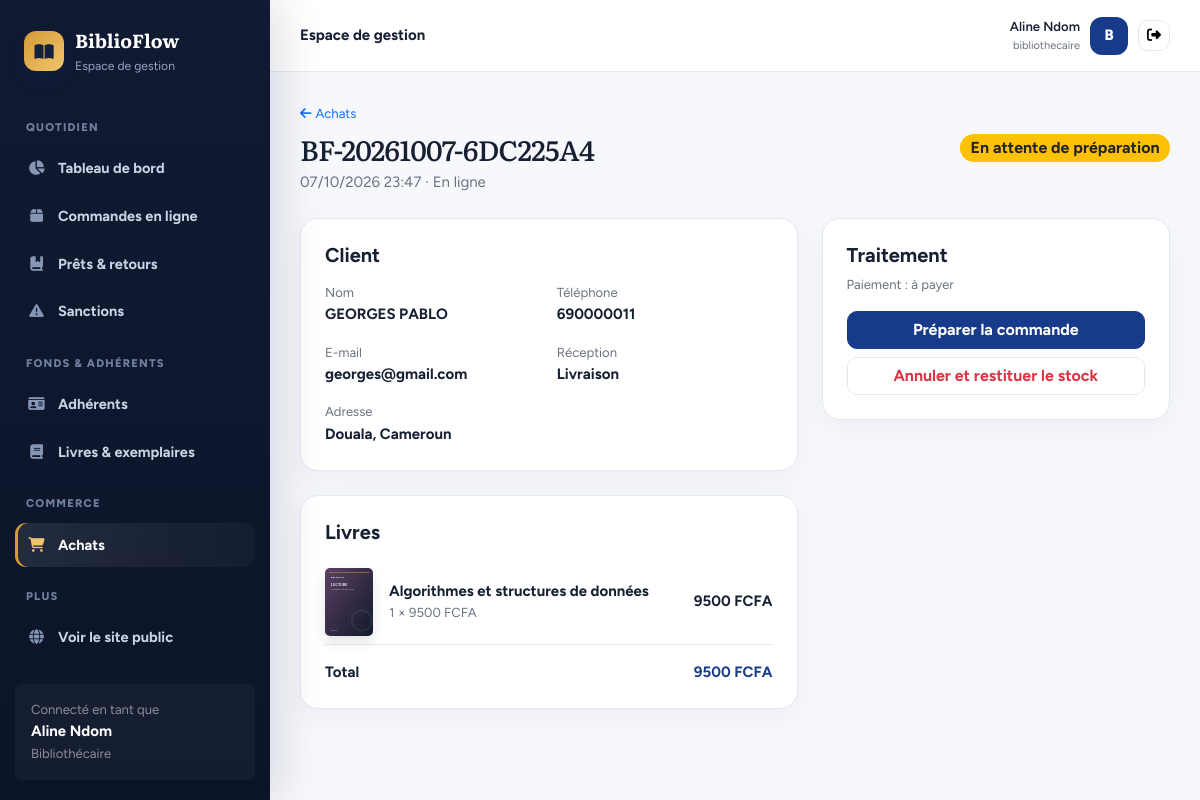
/gestion/achats/2/ (signed in), run on the app's committed database.
### bibliotheque/models.py (models this page shows, shortened)
class Utilisateur(AbstractUser):
    ROLES = [("adherent", "Adhérent"), ("bibliothecaire", "Bibliothécaire"), ("administrateur", "Administrateur")]
    STATUTS = [("en_attente", "En attente de validation"), ("actif", "Actif"), ("suspendu", "Suspendu")]
    first_name = None  # remplacés par nom / prénom
    last_name = None
    nom = models.CharField(max_length=80)
    prenom = models.CharField(max_length=80)
    telephone = models.CharField(max_length=20, blank=True)
    adresse = models.CharField(max_length=200, blank=True)
    role = models.CharField(max_length=20, choices=ROLES, default="adherent")
    statut = models.CharField(max_length=12, choices=STATUTS, default="actif")
    numero_carte = models.CharField(max_length=20, unique=True, null=True, blank=True)
    date_expiration = models.DateField(null=True, blank=True)  # fin de validité de l'adhésion
    suspendu_jusqu = models.DateField(null=True, blank=True)   # emprunts suspendus après un retard
    REQUIRED_FIELDS = ["nom", "prenom", "email"]
    def get_full_name(self):
        return f"{self.prenom} {self.nom}".strip()
    @property
    def est_personnel(self):
        return self.is_superuser or self.role in ("bibliothecaire", "administrateur")

class Achat(models.Model):
    STATUTS = [("en_attente", "En attente de préparation"), ("prete", "Prête"), ("en_livraison", "En livraison"),
               ("terminee", "Terminé"), ("annulee", "Annulé")]
    ACTIFS = ("en_attente", "prete", "en_livraison")
    CANAUX = [("comptoir", "Au comptoir"), ("en_ligne", "En ligne")]
    MODES_PAIEMENT = [("especes", "Espèces"), ("mobile", "Mobile money"), ("carte", "Carte")]
    adherent = models.ForeignKey(Utilisateur, on_delete=models.PROTECT, null=True, blank=True, related_name="achats")
    reference = models.CharField(max_length=24, unique=True, null=True, blank=True)
    date_achat = models.DateTimeField(auto_now_add=True)
    canal = models.CharField(max_length=10, choices=CANAUX, default="comptoir")
    mode_reception = models.CharField(max_length=12, choices=[("retrait", "Retrait"), ("livraison", "Livraison")], default="retrait")
    mode_paiement = models.CharField(max_length=10, choices=MODES_PAIEMENT, blank=True)
    statut_paiement = models.CharField(max_length=12, choices=[("en_attente", "À payer"), ("paye", "Payé"), ("annule", "Annulé")], default="en_attente")
    reference_paiement = models.CharField(max_length=80, blank=True)
    date_paiement = models.DateTimeField(null=True, blank=True)
    adresse_livraison = models.CharField(max_length=250, blank=True)  # vide = retrait à la bibliothèque
    date_limite_retrait = models.DateField(null=True, blank=True)
    client_prenom = models.CharField(max_length=80, blank=True)
    client_nom = models.CharField(max_length=80, blank=True)
    client_email = models.EmailField(blank=True)
    client_telephone = models.CharField(max_length=20, blank=True)
    statut = models.CharField(max_length=14, choices=STATUTS, default="en_attente")
    class Meta:
        ordering = ["-date_achat"]
    @property
    def livraison(self):
        return self.mode_reception == "livraison"
    @property
    def total(self):
        return self.lignes.aggregate(t=Sum(F("quantite") * F("prix_applique")))["t"] or 0
    @property
    def client_nom_complet(self):
        if self.adherent_id:
            return self.adherent.get_full_name()
        return f"{self.client_prenom} {self.client_nom}".strip() or "Client invité"
    @property
    def client_telephone_effectif(self):
        return self.adherent.telephone if self.adherent_id else self.client_telephone
    @property
    def client_email_effectif(self):
        return self.adherent.email if self.adherent_id else self.client_email
    @property
    def est_invite(self):
        return self.adherent_id is None

class LigneAchat(models.Model):
    achat = models.ForeignKey(Achat, on_delete=models.CASCADE, related_name="lignes")
    livre = models.ForeignKey(Livre, on_delete=models.PROTECT)
    quantite = models.PositiveIntegerField(default=1)
    prix_applique = models.DecimalField(max_digits=10, decimal_places=2)
    class Meta:
        constraints = [models.UniqueConstraint(fields=["achat", "livre"], name="une_ligne_par_livre_et_achat")]
    @property
    def sous_total(self):
        return self.quantite * self.prix_applique

class Livre(models.Model):
    titre = models.CharField(max_length=200)
    auteur = models.CharField(max_length=120)
    isbn = models.CharField(max_length=20, unique=True, null=True, blank=True)
    description = models.TextField(blank=True)
    image = models.CharField(max_length=255, blank=True)  # chemin relatif dans static/media
    categorie = models.CharField(max_length=80, blank=True)
    annee_publication = models.PositiveSmallIntegerField(null=True, blank=True)
    langue = models.CharField(max_length=30, default="Français")
    prix = models.DecimalField(max_digits=10, decimal_places=2, default=0)  # prix de vente
    stock_vente = models.PositiveIntegerField(default=0)                    # exemplaires à vendre
    actif = models.BooleanField(default=True)
    class Meta:
        ordering = ["titre"]

### bibliotheque/views.py (the view, shortened to what this page needs)
# urls.py: path("gestion/achats/<int:pk>/", views.achat_detail, name="achat_detail"),
@role_requis(*STAFF)
def achat_detail(request, pk):
    a = get_object_or_404(Achat.objects.select_related("adherent"), pk=pk)
    return render(request, "bibliotheque/achat_detail.html", {
        "a": a, "lignes": a.lignes.select_related("livre"), "modes": Achat.MODES_PAIEMENT,
        "dette": services.montant_impaye(a.adherent) if a.adherent_id else 0})

### bibliotheque/templates/bibliotheque/achat_detail.html (shortened to what this page needs)
{% extends "bibliotheque/base.html" %}{% load biblio_extras %}{% block contenu %}
<div class="d-flex justify-content-between align-items-center mb-4"><div><a href="{% url 'achats' %}" class="small text-decoration-none"><i class="fa-solid fa-arrow-left me-1"></i>Achats</a><h1 class="h3 mb-1 mt-2">{{ a.reference|default:a.pk }}</h1><div class="muted">{{ a.date_achat|date:"d/m/Y H:i" }} · {{ a.get_canal_display }}</div></div><span class="badge rounded-pill fs-6 bg-{% if a.statut == 'terminee' %}success{% elif a.statut == 'annulee' %}secondary{% else %}warning text-dark{% endif %}">{{ a.get_statut_display }}</span></div>
<div class="row g-4"><div class="col-lg-7"><div class="cardx p-4"><h5 class="fw-bold mb-3">Client</h5><div class="row g-3"><div class="col-md-6"><div class="muted small">Nom</div><strong>{{ a.client_nom_complet }}</strong>{% if a.est_invite %}<div><span class="badge bg-secondary-subtle text-secondary mt-1">Achat sans compte</span></div>{% endif %}</div><div class="col-md-6"><div class="muted small">Téléphone</div><strong>{{ a.client_telephone_effectif|default:"—" }}</strong></div><div class="col-md-6"><div class="muted small">E-mail</div><strong>{{ a.client_email_effectif|default:"—" }}</strong></div><div class="col-md-6"><div class="muted small">Réception</div><strong>{{ a.get_mode_reception_display }}</strong></div>{% if a.livraison %}<div class="col-12"><div class="muted small">Adresse</div><strong>{{ a.adresse_livraison }}</strong></div>{% endif %}</div></div><div class="cardx p-4 mt-4"><h5 class="fw-bold mb-3">Livres</h5>{% for l in lignes %}<div class="d-flex align-items-center gap-3 py-2 border-bottom"><img src="{{ l.livre|couverture }}" class="mini-cover" alt=""><div class="flex-grow-1"><strong>{{ l.livre.titre }}</strong><div class="muted small">{{ l.quantite }} × {{ l.prix_applique|floatformat:0 }} FCFA</div></div><strong>{{ l.sous_total|floatformat:0 }} FCFA</strong></div>{% endfor %}<div class="d-flex justify-content-between pt-3"><strong>Total</strong><strong class="text-primary">{{ a.total|floatformat:0 }} FCFA</strong></div></div></div>
<div class="col-lg-5"><div class="cardx p-4"><h5 class="fw-bold">Traitement</h5><p class="muted small">Paiement : {% if a.statut_paiement == 'paye' %}payé{% elif a.statut_paiement == 'annule' %}annulé{% else %}à payer{% endif %}</p>{% if a.statut == 'en_attente' %}<form method="post" class="mb-2"><button class="btn btn-primary w-100">Préparer la commande</button></form>{% elif a.statut == 'prete' and a.livraison %}<form method="post" class="mb-2">{% csrf_token %}<input type="hidden" name="action" value="expedier"><button class="btn btn-primary w-100">Passer en livraison</button></form>{% endif %}{% if a.statut in 'en_attente,prete,en_livraison' %}<form method="post"><button class="btn btn-light text-danger w-100">Annuler et restituer le stock</button></form>{% endif %}</div></div></div>{% endblock %}

### bibliotheque/templates/bibliotheque/base.html (shortened to what this page needs)
{% load static %}<!doctype html>
<html lang="fr"><head><meta charset="utf-8"><meta name="viewport" content="width=device-width, initial-scale=1"><title>{% block titre %}BiblioFlow{% endblock %}</title>
<link href="https://cdn.jsdelivr.net/npm/bootstrap@5.3.3/dist/css/bootstrap.min.css" rel="stylesheet"><link href="https://cdnjs.cloudflare.com/ajax/libs/font-awesome/6.5.2/css/all.min.css" rel="stylesheet"><link href="{% static 'bibliotheque/app.css' %}" rel="stylesheet"></head>
<body>{% with u=request.resolver_match.url_name %}<div class="app-shell">
<aside class="sidebar" id="sidebar">
  <div class="brand"><div class="brand-icon"><i class="fa-solid fa-book-open"></i></div><div><strong>BiblioFlow</strong><small>Espace de gestion</small></div></div>
  <div class="nav-title">Quotidien</div>
  <a class="side-link {% if u == 'tableau_bord' %}active{% endif %}" href="{% url 'tableau_bord' %}"><i class="fa-solid fa-chart-pie"></i>Tableau de bord</a>
  <a class="side-link {% if u == 'commandes' %}active{% endif %}" href="{% url 'commandes' %}"><i class="fa-solid fa-box"></i>Commandes en ligne</a>
  <a class="side-link {% if u == 'emprunts' %}active{% endif %}" href="{% url 'emprunts' %}"><i class="fa-solid fa-book-bookmark"></i>Prêts &amp; retours</a>
  <a class="side-link {% if u == 'sanctions' %}active{% endif %}" href="{% url 'sanctions' %}"><i class="fa-solid fa-triangle-exclamation"></i>Sanctions</a>
  <div class="nav-title">Fonds &amp; adhérents</div>
  <a class="side-link {% if u == 'adherents' or u == 'adherent_detail' or u == 'adherent_nouveau' or u == 'adherent_modifier' %}active{% endif %}" href="{% url 'adherents' %}"><i class="fa-solid fa-id-card"></i>Adhérents</a>
  <a class="side-link " href="{% url 'livres_gestion' %}"><i class="fa-solid fa-book"></i>Livres &amp; exemplaires</a>
  <div class="nav-title">Commerce</div>
  <a class="side-link {% if u == 'achats' or u == 'achat_detail' or u == 'achat_nouveau' %}active{% endif %}" href="{% url 'achats' %}"><i class="fa-solid fa-cart-shopping"></i>Achats</a>
  <div class="nav-title">Plus</div>
  <a class="side-link" href="{% url 'accueil' %}"><i class="fa-solid fa-globe"></i>Voir le site public</a>
  <div class="mt-4 p-3 rounded-2" style="background:#ffffff0a"><div class="small text-white-50">Connecté en tant que</div><strong>{{ user.get_full_name|default:user.username }}</strong><div class="small text-white-50">{{ user.get_role_display }}</div></div>
</aside>
<main class="main"><header class="topbar"><div class="d-flex align-items-center gap-3"><div class="fw-bold">{% block entete %}Espace de gestion{% endblock %}</div></div>
<div class="user-chip"><div class="text-end d-none d-sm-block"><div class="fw-semibold small">{{ user.get_full_name|default:user.username }}</div><div class="muted" style="font-size:11px">{{ user.username }}</div></div><div class="avatar">{{ user.username|first|upper }}</div><form method="post" action="{% url 'logout' %}">{% csrf_token %}<button class="btn btn-sm btn-light" title="Déconnexion"><i class="fa-solid fa-right-from-bracket"></i></button></form></div></header>
<div class="content">{% block contenu %}{% endblock %}</div></main></div>{% endwith %}
<script src="https://cdn.jsdelivr.net/npm/bootstrap@5.3.3/dist/js/bootstrap.bundle.min.js"></script>{% block scripts %}{% endblock %}</body></html>

### data on the page
Utilisateur: get_full_name "Aline Ndom", role "Bibliothécaire", username "bibliothecaire", username|first "B"
Achat: reference "BF-20261007-6DC225A4", date_achat "07/10/2026 23:47", canal "En ligne", statut "En attente de préparation", client_nom_complet "GEORGES PABLO", client_telephone_effectif "690000011", client_email_effectif "georges@gmail.com", mode_reception "Livraison", adresse_livraison "Douala, Cameroun", total "9500"
LigneAchat: livre|couverture (picture), livre.titre "Algorithmes et structures de données", quantite "1", prix_applique "9500", sous_total "9500"
